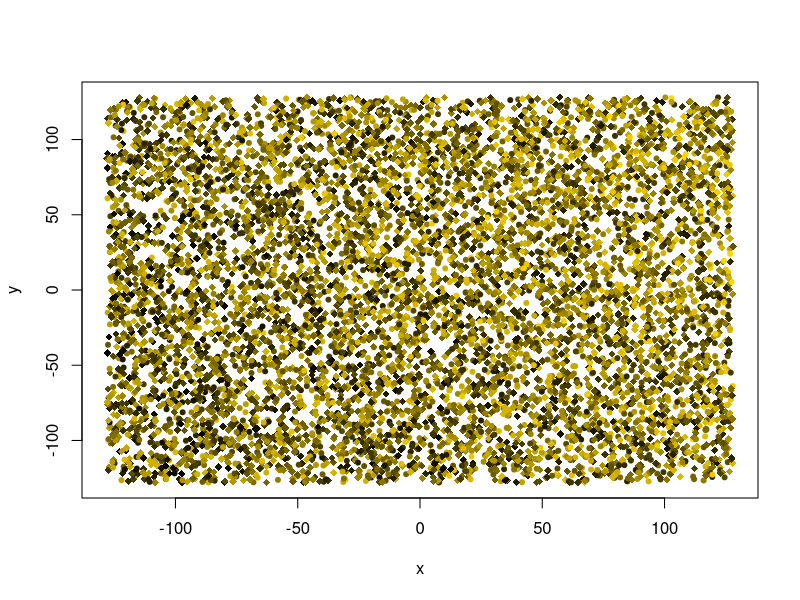
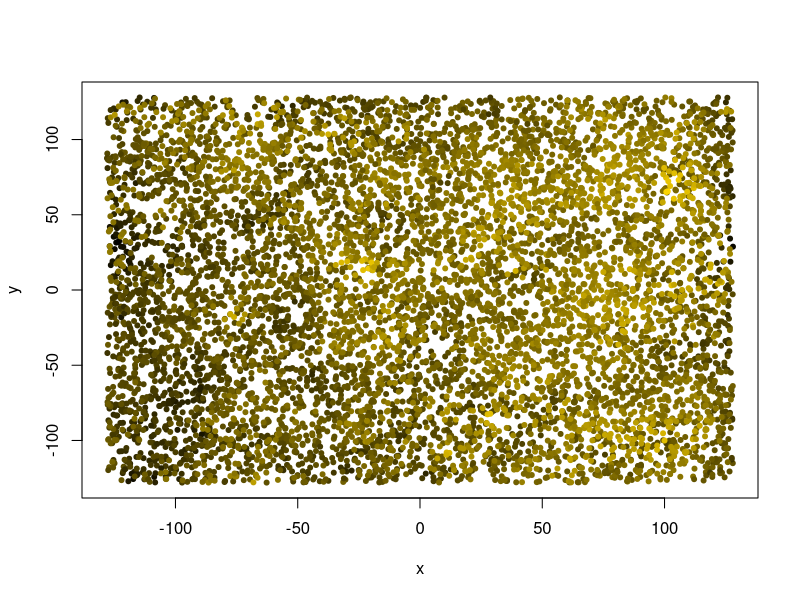
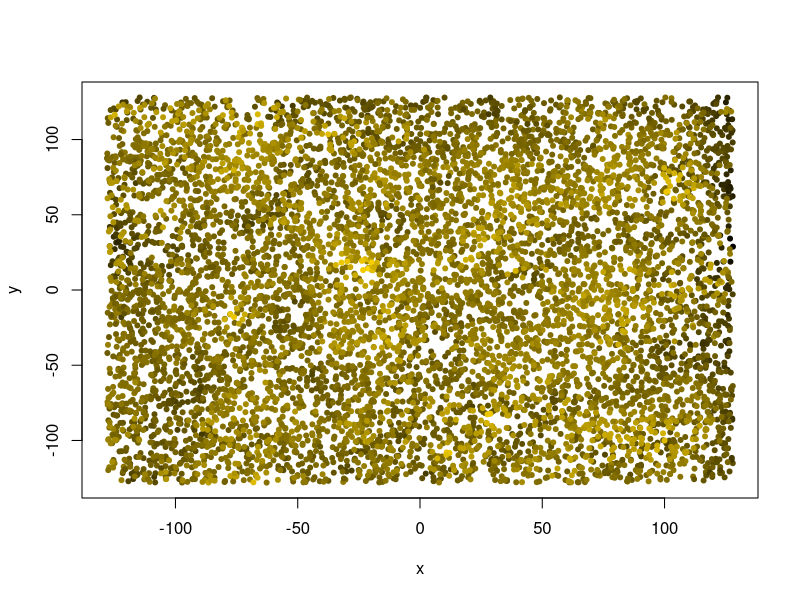

The R script that drew these images, in order: (Note: this script raises an error after producing the figures.)
## ---- chunk 1
#| eval: true
.libPaths("/data/R/library")
void <- suppressPackageStartupMessages
# library("sp") |> void()

# our beloved tidyverse components:
library("dplyr") |> void() 
library("ggplot2") |> void()
library("ggridges")  |> void() # density ridges
library("parallel")  |> void() # parallel processing, for bootstrapping

set.seed(123)
## ---- chunk 2
n_observations <- 2^13 # sample size
extent <- 128 # width of the playing field
smooth_sigma <- 16 # smoothing range for creating spatial inter-dependence via Gaussian convolution ("smoothing")
zrange <- 2*pi # range of parameter values

# covariate effect magnitudes
a_slope <- pi/3
b_slope <- pi/4

## ---- chunk 3
gimme_points <- function(N = 100, scale = 1.0) (runif(N)*2.0-1.0) * scale
data <- data.frame(
  x = gimme_points(n_observations, extent),
  y = gimme_points(n_observations, extent),
  z_ = gimme_points(n_observations, zrange)
)
knitr::kable(head(data, 5))
## ---- chunk 4

data$a <- 0.7 * data$x / extent + 0.3 * data$y / extent

## ---- chunk 5
data$b <- as.integer(rbinom(n = n_observations, size = 1, prob = 0.4))

data$z <- data$z_ + a_slope * data$a + b_slope * data$b

knitr::kable(head(data, 3))
## ---- chunk 6
#| label: fig-raw-data
#| fig-cap: "The raw data, unsmoothed."

# https://stackoverflow.com/a/9946970
rbpal <- colorRampPalette(c('black','gold'))
color <- rbpal(n_observations)[as.numeric(cut(data$z, breaks = n_observations))]

plot(data$x, data$y, col = color, pch = as.integer(18 + 2*data$b),
  xlab = "x", ylab = "y")
## ---- chunk 7
# compute the difference of all elements of one vector to each other
self_difference <- function (vec) outer(X = vec, Y = vec, FUN = function(X, Y)  Y-X)
wrap_difference <- function (vec) outer(X = vec, Y = vec, FUN = function(X, Y) (Y-X) %% (2*extent))

# Calculate the Euclidean distance of the x and y columns in a data frame.
Euclid <- function (data) sqrt(self_difference(data$x)^2 + self_difference(data$y)^2 )
Euclid_wrap <- function (data) sqrt(wrap_difference(data$x)^2 + wrap_difference(data$y)^2 )

# return the lower triangle of a matrix, unpacking it into a vector of unique values
lower_triangle <- function (mat) mat[lower.tri(mat)]
## ---- chunk 8

# smoothing 2D data
smooth <- function (data, sigma = NULL) {
  
  if (sigma <= 0 || is.null(sigma) || is.na(sigma)) {
    return(data$z)
  }

  dist <- Euclid_wrap(data)
  # sigma <- extent / 3
  weight <- dnorm(dist, 0, sigma) 
  weight <- weight / colSums(weight)
  # do.call("cbind", rep(list(data$z), length(data$z)))
  
  zmoothed <- weight %*% data$z
  return (zmoothed[,1])
}
## ---- chunk 9
#| label: fig-smooth-data
#| fig-cap: "The data, smoothed with a 2D Gaussian kernel. The edges are darker due to edge wrapping."

groupwise_smoothing <- function (grp) {
  sub_data <- data %>%
    filter(b == grp)
  sub_data$s <- smooth(sub_data, smooth_sigma)
  return(sub_data)
}

# "split-apply-combine" strategy
data <- bind_rows(lapply(sort(unique(data$b)),
  FUN = groupwise_smoothing
  ))
color <- rbpal(n_observations)[as.numeric(cut(data$s, breaks = n_observations))]
plot(data$x, data$y, col = color, pch = 20,
  xlab = "x", ylab = "y")

## ---- chunk 10
#| label: fig-data-detrend
#| fig-cap: "The smoothed data, again, after de-trending."

data$d <- lm(s ~ x + y, data)$residual # "d" as in "de-trending"

# another sunrise...
color <- rbpal(n_observations)[as.numeric(cut(data$d, breaks = n_observations))]
plot(data$x, data$y, col = color, pch = 20,
  xlab = "x", ylab = "y") 

## ---- chunk 11

# compute raw distance and difference
dist_diff <- data.frame(
  distance = lower_triangle(Euclid_wrap(data)),
  difference_raw = lower_triangle(self_difference(data$z)),
  difference_smooth = lower_triangle(self_difference(data$s)),
  difference = lower_triangle(self_difference(data$d))
)

# limit range, which is a major performance saver.
dist_diff <- dist_diff %>% 
  filter(distance > 0, distance < extent)


# binning, using `cut`
dist_diff$bin1 <- as.factor(
  cut(
    dist_diff$distance,
    breaks = seq(
      0, extent,
      length.out = as.integer(extent/4+1)
    )
  ))
## ---- chunk 12
#| eval: true
#| label: fig-difference-distance-ridges
#| fig-cap: "The difference-distance plot, ridgelines (i.e. density distribution)."

dist_diff %>%
  ggplot(aes(x = abs(difference), y = bin1)) +
  geom_density_ridges(rel_min_height = 0.05,
    quantile_lines = TRUE, quantiles = 4,
    scale = 2.0, bandwidth = 0.05) +
  labs(x = "mean absolute difference", y = "distance bin") +
  xlim(0, 2) +
  theme_bw() + coord_flip() +
  theme(axis.text.x = element_text(angle = 90, vjust = 0.5, hjust=1)) 
## ---- chunk 13
dist_diff$bin <- as.factor(
  cut_number(
      dist_diff$distance,
      n = as.integer(extent)
    ))
## ---- chunk 14
#| label: fig-equibin-sample-size
#| fig-cap: "Sample size per bin for fixed width bins (blue) or fixed sample size bins (turquoise). Consider both for your data set."
b1 <- dist_diff %>%
  summarize("ds" = mean(distance), "n" = n(), .by = bin1)
b2 <- dist_diff %>%
  summarize("ds" = mean(distance), "n" = n(), .by = bin)

ggplot(NULL) +
  geom_step(aes(x = b1$ds, y = b1$n), color = "darkblue") +
  geom_step(aes(x = b2$ds, y = b2$n), color = "turquoise") +
  geom_hline(yintercept = 0, color = "darkgrey") +
  labs(x = "distance (bin average)", y = "samples per bin") +
  theme_bw()
## ---- chunk 15

calculate_semivariance <- function (diff_vector) 1/(2*length(diff_vector)) * sum(diff_vector^2) # "HMSD"

dist_diff_binned <- dist_diff %>% 
  select(-bin1) %>% 
  group_by(bin) %>%
  summarize(across(everything(), list(
      "mean" = mean,
      "absmean" = function (measurements) sum(abs(measurements)) / length(measurements),
      "variance" = var,
      "semivariance" = calculate_semivariance,
      "count" = function (measurements) length(measurements)
    )
  )) %>%
  select(bin, distance_mean, distance_count,
    difference_variance, difference_semivariance, difference_absmean
  ) %>%
  rename(c(
    "variance" = difference_variance,
    "semivariance" = difference_semivariance,
    "mean_abs_difference" = difference_absmean
  ))

# semivariance is NOT simply half the variance
dist_diff_binned$half_variance <- 0.5 * dist_diff_binned$variance
knitr::kable(head(dist_diff_binned), digits = 2)
## ---- chunk 16
#| label: fig-empirical-variogram
#| fig-cap: "The left panel shows mean absolute difference, whereas the right panel is the semivariance, both plotted against the distance."

par(mfrow = c(1,2))
plot(dist_diff_binned$distance_mean, dist_diff_binned$mean_abs_difference,
   type = "o", col = "darkblue",
   xlab = "distance bin number",
   ylab = "mean absolute difference"
   )
plot(dist_diff_binned$distance_mean, dist_diff_binned$semivariance,
   type = "o", col = "darkgreen",
   xlab = "bin average distance",
   ylab = "semivariance"
   )

par(mfrow = c(1,1))
## ---- chunk 17

# wrap a regression function to generate residuals
# the result is the parameter to be minimized.
wrap_target_function <- function(x, y, regressor, parameters) {
  predictions <- regressor(x, parameters)
  differences <- y - predictions

  # optimization superstition: scaling rmse to better read decimals
  differences <- differences * 1000
  return(sqrt(mean(differences^2)))
}

# yet another trick: we can improve model fit on the closer points,
#   by giving them more weight
wrap_target_function_distanceweighted <- function(x, y, regressor, parameters) {
  predictions <- regressor(x, parameters)
  differences <- y - predictions

  # gently improving performance on proximal points:
  differences <- 1000 * differences * 1/sqrt(x)

  rmsd <- sqrt(mean(differences^2))
  return(rmsd)
}


# this can turn regression output into a usable function.
# εὕρηκα, functional programming!
create_prediction_function <- function(regressor, results) {
  fcn <- function (x) {
    regressor(x, results$par)
  }

  return(fcn)
}

# a uniform way to print results
print_regression_results <- function(orsl, label = "") {
  par <- paste(round(orsl$par, 4), collapse = ", ")
  conv <- orsl$convergence
  eps <- orsl$value
  print(sprintf("%s regression: convergence %i at (%s), mse %.1f", label, conv, par, eps))
}

# note: the `epsilon` can be calculated manually with the formula:
#   sum((predictor_function(x) - y)^2)


# Finally, a quick histogram plot of residuals.
plot_residuals_histogram <- function (x, y, predictor_function, ...) {
  residuals <- predictor_function(x) - y
  ggplot(NULL, aes(x = residuals)) +
    geom_histogram(...) +
    theme_bw()
}


## ---- chunk 18
x <- dist_diff_binned$distance_mean
y <- dist_diff_binned$semivariance

linear_function <- function(x, parameters) {
  return(parameters[1] + parameters[2]*x)
}

optimizer_results <- optim(
  par = c(0, 0.05),
  fn = function(parameters) {
    wrap_target_function(x, y, linear_function, parameters)
  }, method = "Nelder-Mead"
)

print_regression_results(optimizer_results, label = "linear")

## ---- chunk 19
#| label: fig-linear-regression
#| fig-cap: "In principle, you can fit anything you like to the semivariance."

predictor_function <- create_prediction_function(linear_function, optimizer_results)

ggplot(NULL, aes(x = x, y = y)) +
  geom_point(size = 2.5, colour = "black", fill = "white", alpha = 0.4) +
  geom_line(aes(x = x, y = predictor_function(x))) +
  theme_minimal()

## ---- chunk 20
#| label: fig-gauss-function
#| fig-cap: "Although it is inverted, scaled, y-shifted, and centered on zero, you will certainly recognize our beloved bell-curve: the Gaussian. Note that we will only use the right half to proceed."

gauss_function <- function(x, parameters) {
  scale <- parameters[1] # height
  mu <- 0 # mean, always zero here
  sigma <- parameters[2] # standard deviation
  nugget <- parameters[3] # height at the zero intercept

  # This parametrization ensures that "nugget < sill" if "scale > 0"
  sill <- scale + nugget

  # the raw, unscaled gaussian kernel
  gauss <- exp(-((x-mu)^2)/(2*sigma^2))

  # the bell should point downwards:
  result <- sill - scale * gauss

  return(result)
}

try_x <- seq(-pi, pi, length.out = 100)
try_y <- gauss_function(try_x, parameters = c(1.5, 1., 0.5))

plot(try_x, try_y, type = "l", xlab = "x", ylab = "y", ylim = c(0, 2.))
abline(v = 0)

## ---- chunk 21


x <- dist_diff_binned$distance_mean
y <- dist_diff_binned$semivariance # multiplied to support optimizer

start_values <- c(zrange, smooth_sigma, 0.) 
optimizer_results <- optim(
  par = start_values,
  lower = c(0.0, 0.0, 0.0), # all positive parameters
  upper = c(2*zrange, extent/4, zrange), # prevent crazy outcomes
  fn = function(parameters) {
    wrap_target_function_distanceweighted(x, y, gauss_function, parameters)
  }, 
  control = list("fnscale" = 1e-8),
  method = "L-BFGS-B" 
)

predictor_function <- create_prediction_function(
  gauss_function,
  optimizer_results
)

print_regression_results(optimizer_results, label = "Gauss")

## ---- chunk 22
#| label: fig-gauss-residuals
#| fig-cap: "Residual distribution of the Matérn model for semivariance. Reasonably Gaussian as well, with some imagination."
plot_residuals_histogram(x, y, predictor_function,
  bins = 32, fill = "lightgray", color = "black")
## ---- chunk 23
scale <- optimizer_results$par[1]
range <- optimizer_results$par[2]
nugget <- optimizer_results$par[3]
sill <- nugget + scale
## ---- chunk 24
#| label: fig-gauss-variogram
#| fig-cap: "Variogram of the simulated data, using a Gauss model."

predx <- seq(0, extent, length.out = 2*extent + 1)

ggplot(NULL, aes(x = x, y = y)) +
  geom_vline(xintercept = range, color = "darkgrey") +
  geom_hline(yintercept = nugget, color = "darkgrey") +
  # geom_hline(yintercept = sill, color = "darkgrey") +
  geom_point(size = 2.5, colour = "black", fill = "white", alpha = 0.4) +
  geom_line(aes(x = predx, y = predictor_function(predx))) +
  theme_minimal()

## ---- chunk 25

fit_variogram <- function(
                   x, y, value, fcn,
                   difference_parameter = c("semivariance", "var", "mad"),
                   skip_detrend = FALSE,
                   verbose = TRUE,
                   ...) {
  # the ellipsis ( , ...) will pass through optimizer parameters

  # convenience structure to match the above
  df <- data.frame(x = x, y = y, z = value)

  # de-trending, optionally disabled
  if (skip_detrend) {
    df$d <- df$z
  } else {
    df$d <- lm(z ~ x + y, df)$residual
  }

  # distance-difference
  dd <- data.frame(
      dist = lower_triangle(Euclid_wrap(df)),
      diff = lower_triangle(self_difference(df$d))
    ) %>%
    filter(dist > 0, dist < extent)

  # binning (could be improved!)
  dd$bin <- as.factor(cut(dd$dist, breaks = as.integer(extent/2)))
  dd_binned <- dd %>% 
    group_by(bin) %>%
    summarize(across(everything(), list(
        "mean" = mean,
        "absmean" = function (vec) sum(abs(vec)) / length(vec),
        "variance" = var,
        "semivariance" = function (vec) 1/(2*length(vec)) * sum(vec^2),
        "count" = function (vec) length(vec)
      )
    )) %>%
    select(bin, dist_mean, dist_count,
      diff_variance, diff_semivariance, diff_absmean
    ) %>%
    rename(c(
      "var" = diff_variance,
      "semivariance" = diff_semivariance,
      "mad" = diff_absmean
    ))

  # regression
  regx <- dd_binned$dist_mean

  diffpar <- match.arg(difference_parameter, several.ok = FALSE)
  regy <- 0.5 * dd_binned %>% pull(!!diffpar)


  optimizer_results <- optim(
    fn = function(parameters) {
      wrap_target_function_distanceweighted(regx, regy, fcn, parameters)
    },
    ...
  )

  if (verbose) print_regression_results(optimizer_results, label = "")

  # store everything in one list;
  # do I sense a smidgen of OOP here? No, not really.
  optimizer_results$fcn <- fcn
  optimizer_results$regx <- regx
  optimizer_results$regy <- regy
  optimizer_results$diffpar <- diffpar

  return(optimizer_results)
}

## ---- chunk 26

matern_function <- function(d, parameters) {
  scale <- parameters[1] # related to semivariance
  sigma <- parameters[2] # related to actual range; turning point
  nugget <- parameters[3] # minimum difference (at the intercept)
  nu <- parameters[4] # shape parameter

  sill <- scale + nugget
  z <- sqrt(2 * nu) * d / sigma
  K <- suppressWarnings(besselK(z, nu))
  matern <- (z)^nu * K / (2^(nu - 1) * gamma(nu))
  result <- sill - scale * matern
  
  result[is.na(result)] <- 0
  return(result)
}

## ---- chunk 27
plot_matern <- function(optimizer_results) {

  # retrieve everything 
  fcn <- optimizer_results$fcn
  regx <- optimizer_results$regx
  regy <- optimizer_results$regy
  diffpar <- optimizer_results$diffpar

  # wrap the function with the optimized parameters
  predictor_function <- create_prediction_function(
    fcn,
    optimizer_results
  )

  # extract parameters
  scale <- optimizer_results$par[1]
  sigma <- optimizer_results$par[2]
  range <- optimizer_results$par[2]
  nugget <- optimizer_results$par[3]
  sill <- scale + nugget


  # plotting
  plotx <- seq(0, extent, length.out = 2*extent + 1)
  plotx <- plotx[plotx>0]
  
  g <- ggplot(NULL, aes(x = regx, y = regy)) +
    geom_vline(xintercept = range, color = "darkgrey") +
    geom_hline(yintercept = nugget, color = "darkgrey") +
    geom_hline(yintercept = sill, color = "darkgrey") +
    geom_point(size = 2.5, colour = "black", fill = "white", alpha = 0.4) +
    geom_line(aes(x = plotx, y = predictor_function(plotx))) +
    labs(
      title = "Matérn regression, with range indicated (vertical line)",
      y = diffpar,
      x = "distance"
      ) +
    theme_minimal()

  return(g)
}


## ---- chunk 28
#| label: fig-alldata-variogram
#| fig-cap: "Variogram of all the data, with a Matérn fit. Warning: the y-axis display range is limited."

vg_all <- fit_variogram(
    x = data$x,
    y = data$y,
    value = data$s,
    fcn = matern_function,
    par = c(zrange, smooth_sigma, 0., 1.),
    lower = c(0.0, 0.0, 0., 0.001),
    upper = c(10, 100, 100, 100),
    control = list("fnscale" = 1e-8),
    method = "L-BFGS-B" 
  )
plot_matern(vg_all) # + ylim(0, 0.25)

## ---- chunk 29
#| label: fig-subdata-variogram
#| fig-cap: "Variogram of the sub-data in the `b == 0` category."
semi_data <- data %>%
  filter(b == 0)

vg_b0 <- fit_variogram(
    x = semi_data$x,
    y = semi_data$y,
    value = semi_data$s,
    fcn = matern_function,
    par = c(zrange, smooth_sigma, 0., 1.),
    lower = c(0.0, 0.0, 0., 0.001),
    upper = c(10, 100, 100, 100),
    control = list("fnscale" = 1e-8),
    method = "L-BFGS-B" 
  )
plot_matern(vg_b0)


## ---- chunk 30
#| label: fig-subdata-variogram-b1
#| fig-cap: "Variogram of the sub-data in the `b == 1` category."
semi_data <- data %>%
  filter(b == 1)
vg_b1 <- fit_variogram(
    x = semi_data$x,
    y = semi_data$y,
    value = semi_data$s,
    fcn = matern_function,
    par = c(zrange, smooth_sigma, 0., 1.),
    lower = c(0.0, 0.0, 0., 0.001),
    upper = c(10, 100, 100, 100),
    control = list("fnscale" = 1e-8),
    method = "L-BFGS-B" 
  )
plot_matern(vg_b1)

## ---- chunk 31
#| label: fig-variogram-nodetrend
#| fig-cap: "Variogram of the data with de-trending disabled."
vg_nodetrend <- fit_variogram(
    x = data$x,
    y = data$y,
    value = data$s,
    fcn = matern_function,
    skip_detrend = TRUE,
    par = c(zrange, smooth_sigma, 0., 1.),
    lower = c(0.0, 0.0, 0., 0.001),
    upper = c(10, 100, 100, 100),
    control = list("fnscale" = 1e-8),
    method = "L-BFGS-B" 
  )
plot_matern(vg_nodetrend)

## ---- chunk 32
#| label: fig-variogram-rawdata
#| fig-cap: "Variogram of the Non-Toblerian raw data, i.e. random data without spatial relation."

vg_nosmoothing <- fit_variogram(
    x = data$x,
    y = data$y,
    value = data$z,
    fcn = matern_function,
    skip_detrend = TRUE,
    par = c(zrange, smooth_sigma, 0., 1.),
    lower = c(0.0, 0.0, 0., 0.99),
    upper = c(100, 100, 0.01, 1.01),
    control = list("fnscale" = 1e-8),
    method = "L-BFGS-B" 
  )
plot_matern(vg_nosmoothing)
## ---- chunk 33
#| label: fig-mad-variogram
#| fig-cap: "Is it still a variogram if we do not use semivariance?"

vg_mad <- fit_variogram(
    x = data$x,
    y = data$y,
    value = data$s,
    difference_parameter = "mad",
    fcn = matern_function,
    par = c(zrange, smooth_sigma, 0., 1.),
    lower = c(0.0, 0.0, 0., 0.001),
    upper = c(10, 100, 100, 100),
    control = list("fnscale" = 1e-8),
    method = "L-BFGS-B" 
  )
plot_matern(vg_mad)

## ---- chunk 34

subset_bootstrap <- function(i){

  set.seed(i)

  # choose a random subset of data rows
  selected_rows <- sample(
    1:nrow(data), 
    # as.integer(nrow(data)), # <- normally, you would reproduce original sample size
    as.integer(nrow(data)/10), # <- for demonstration, I take smaller samples
    replace = TRUE
    )

  # Obtain the bootstrap sample:
  bootstrap_sample <- data[selected_rows,]

  # run the variogram analysis
  optimizer_results <- fit_variogram(
    x = bootstrap_sample$x,
    y = bootstrap_sample$y,
    value = bootstrap_sample$s,
    difference_parameter = "mad",
    verbose = FALSE,
    fcn = matern_function,
    par = c(zrange, smooth_sigma, 0., 1.),
    lower = c(0.0, 0.0, 0., 0.001),
    upper = c(10, 100, 100, 100),
    control = list("fnscale" = 1e-8),
    method = "L-BFGS-B" 
  )

  # collect the results
  strap <- as.data.frame(list(
    "iteration" = i,
    "scale" = optimizer_results$par[1], 
    "sigma" = optimizer_results$par[2], 
    "nugget" = optimizer_results$par[3], 
    "nu" = optimizer_results$par[4], 
    "conv" = optimizer_results$convergence,
    "rmse" = optimizer_results$value
    ))
  return(strap)

}

# print(subset_bootstrap(1)) # test before use
## ---- chunk 35
n_iterations <- 2^12

# using the `parallel` toolbox
bootstraps <- bind_rows(mclapply(
    1:n_iterations,
    subset_bootstrap,
    mc.cores = max(c(1, detectCores()-2))
    ))

## ---- chunk 36
#| label: fig-bootstrapping_sigma
#| fig-cap: "Bootstrapping results for the `sigma` parameter."

bootstraps %>% 
  filter(conv == 0, sigma < 95) %>% 
  ggplot(aes(x = sigma)) +
  geom_histogram(bins = 64, color = "black", fill = "steelblue") +
  geom_vline(xintercept = smooth_sigma) +
  theme_minimal()
## ---- chunk 37
bootstrap_quantiles <- bootstraps %>%
  filter(conv == 0, sigma < 95) %>% 
  select(-iteration, -conv) %>% 
  reframe(across(
    everything(), 
    function (param) quantile(param, c(0.02, 0.5, 0.98))
  )) %>% 
  mutate(quantile = 100*c(0.02, 0.5, 0.98))
knitr::kable(bootstrap_quantiles, digits = 1)
